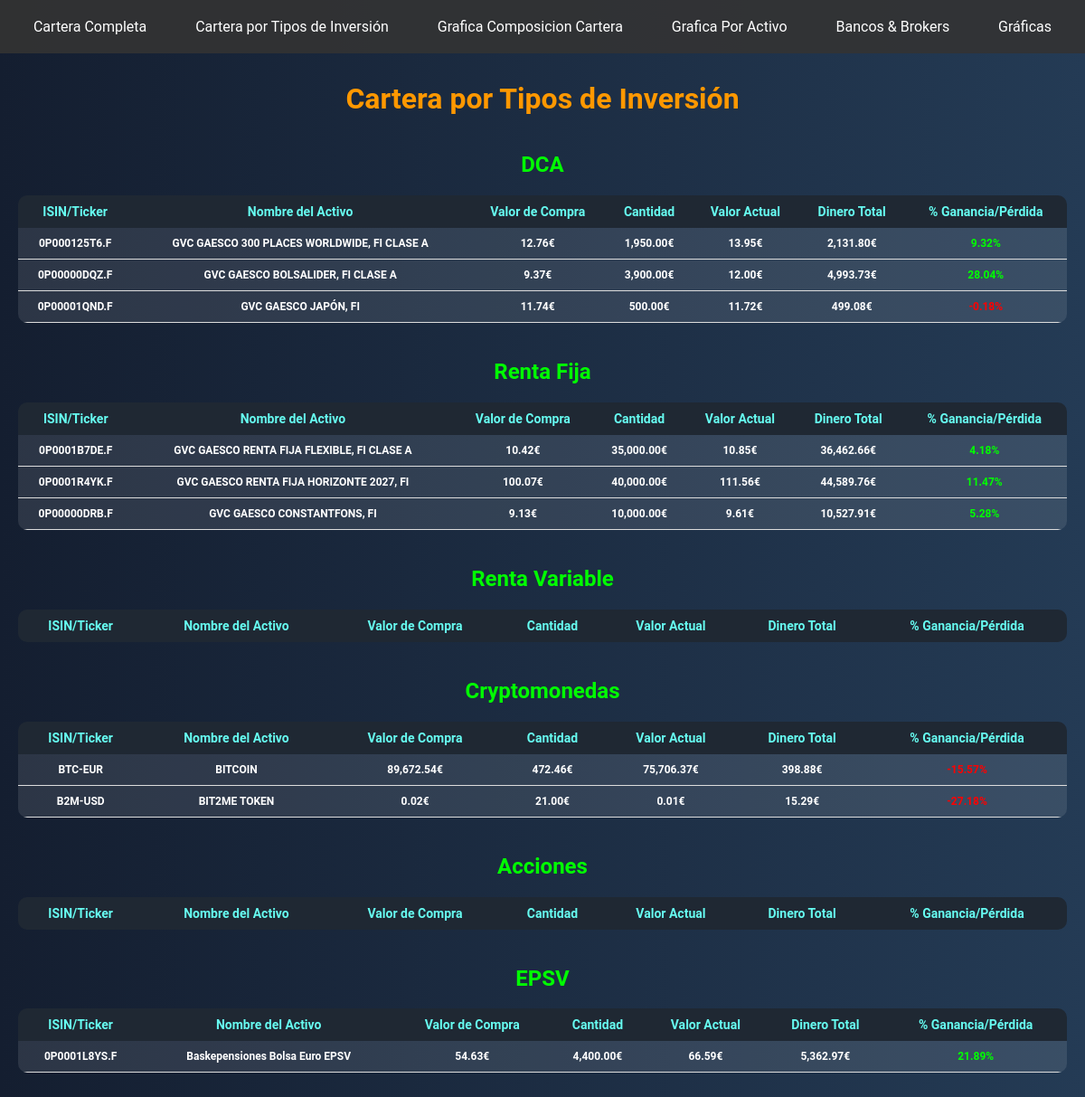
Page /tables on the committed database.
### tables this page shows
CREATE TABLE investments (
                id INTEGER PRIMARY KEY AUTOINCREMENT,
                isin TEXT NOT NULL,
                asset_name TEXT NOT NULL,
                purchase_value REAL NOT NULL,
                amount REAL NOT NULL,
                current_value REAL,
                total_money REAL,
                profit_loss_percentage REAL,
                investment_type TEXT
            );

### app.py (the view)
@app.route('/tables')
def tables():
    with sqlite3.connect('database.db') as conn:
        cursor = conn.cursor()
        cursor.execute('SELECT * FROM investments')
        investments = cursor.fetchall()
        dca = [inv for inv in investments if inv[8] == "DCA"]
        renta_fija = [inv for inv in investments if inv[8] == "Renta Fija"]
        renta_variable = [inv for inv in investments if inv[8] == "Renta Variable"]
        cryptomonedas = [inv for inv in investments if inv[8] == "Cryptomonedas"]
        acciones = [inv for inv in investments if inv[8] == "Acciones"]
        epsv = [inv for inv in investments if inv[8] == "EPSV"]
    return render_template('tables.html', dca=dca, renta_fija=renta_fija, renta_variable=renta_variable, cryptomonedas=cryptomonedas, acciones=acciones, epsv=epsv)

### templates/tables.html (shortened to what this page needs)
{% extends 'layout.html' %}
{% block content %}
<h1>Cartera por Tipos de Inversión</h1>
<h2 class="table-title">DCA</h2>
<table class="table">
    <thead>
        <tr>
            <th>ISIN/Ticker</th>
            <th>Nombre del Activo</th>
            <th>Valor de Compra</th>
            <th>Cantidad</th>
            <th>Valor Actual</th>
            <th>Dinero Total</th>
            <th>% Ganancia/Pérdida</th>
        </tr>
    </thead>
    <tbody>
        {% for inv in dca %}
        <tr>
            <td>{{ inv[1] }}</td>
            <td>{{ inv[2] }}</td>
            <td>{{ '{:,.2f}'.format(inv[3]) }}€</td>
            <td>{{ '{:,.2f}'.format(inv[4]) }}€</td>
            <td>{{ '{:,.2f}'.format(inv[5]) }}€</td>
            <td>{{ '{:,.2f}'.format(inv[6]) }}€</td>
            <td class="{{ 'positive' if inv[7] >= 0 else 'negative' }}">{{ '%.2f' % inv[7] }}%</td>
        </tr>
        {% endfor %}
    </tbody>
</table>
<h2 class="table-title">Renta Fija</h2>
<table class="table">
    <thead>
        <tr>
            <th>ISIN/Ticker</th>
            <th>Nombre del Activo</th>
            <th>Valor de Compra</th>
            <th>Cantidad</th>
            <th>Valor Actual</th>
            <th>Dinero Total</th>
            <th>% Ganancia/Pérdida</th>
        </tr>
    </thead>
    <tbody>
        {% for inv in renta_fija %}
        <tr>
            <td>{{ inv[1] }}</td>
            <td>{{ inv[2] }}</td>
            <td>{{ '{:,.2f}'.format(inv[3]) }}€</td>
            <td>{{ '{:,.2f}'.format(inv[4]) }}€</td>
            <td>{{ '{:,.2f}'.format(inv[5]) }}€</td>
            <td>{{ '{:,.2f}'.format(inv[6]) }}€</td>
            <td class="{{ 'positive' if inv[7] >= 0 else 'negative' }}">{{ '%.2f' % inv[7] }}%</td>
        </tr>
        {% endfor %}
    </tbody>
</table>
<h2 class="table-title">Renta Variable</h2>
<table class="table">
    <thead>
        <tr>
            <th>ISIN/Ticker</th>
            <th>Nombre del Activo</th>
            <th>Valor de Compra</th>
            <th>Cantidad</th>
            <th>Valor Actual</th>
            <th>Dinero Total</th>
            <th>% Ganancia/Pérdida</th>
        </tr>
    </thead>
</table>
<h2 class="table-title">Cryptomonedas</h2>
<table class="table">
    <thead>
        <tr>
            <th>ISIN/Ticker</th>
            <th>Nombre del Activo</th>
            <th>Valor de Compra</th>
            <th>Cantidad</th>
            <th>Valor Actual</th>
            <th>Dinero Total</th>
            <th>% Ganancia/Pérdida</th>
        </tr>
    </thead>
    <tbody>
        {% for inv in cryptomonedas %}
        <tr>
            <td>{{ inv[1] }}</td>
            <td>{{ inv[2] }}</td>
            <td>{{ '{:,.2f}'.format(inv[3]) }}€</td>
            <td>{{ '{:,.2f}'.format(inv[4]) }}€</td>
            <td>{{ '{:,.2f}'.format(inv[5]) }}€</td>
            <td>{{ '{:,.2f}'.format(inv[6]) }}€</td>
            <td class="{{ 'positive' if inv[7] >= 0 else 'negative' }}">{{ '%.2f' % inv[7] }}%</td>
        </tr>
        {% endfor %}
    </tbody>
</table>
<h2 class="table-title">Acciones</h2>
<table class="table">
    <thead>
        <tr>
            <th>ISIN/Ticker</th>
            <th>Nombre del Activo</th>
            <th>Valor de Compra</th>
            <th>Cantidad</th>
            <th>Valor Actual</th>
            <th>Dinero Total</th>
            <th>% Ganancia/Pérdida</th>
        </tr>
    </thead>
</table>
<h2 class="table-title">EPSV</h2>
<table class="table">
    <thead>
        <tr>
            <th>ISIN/Ticker</th>
            <th>Nombre del Activo</th>
            <th>Valor de Compra</th>
            <th>Cantidad</th>
            <th>Valor Actual</th>
            <th>Dinero Total</th>
            <th>% Ganancia/Pérdida</th>
        </tr>
    </thead>
    <tbody>
        {% for inv in epsv %}
        <tr>
            <td>{{ inv[1] }}</td>
            <td>{{ inv[2] }}</td>
            <td>{{ '{:,.2f}'.format(inv[3]) }}€</td>
            <td>{{ '{:,.2f}'.format(inv[4]) }}€</td>
            <td>{{ '{:,.2f}'.format(inv[5]) }}€</td>
            <td>{{ '{:,.2f}'.format(inv[6]) }}€</td>
            <td class="{{ 'positive' if inv[7] >= 0 else 'negative' }}">{{ '%.2f' % inv[7] }}%</td>
        </tr>
        {% endfor %}
    </tbody>
</table>
{% endblock %}

### static/styles.css (style rules this page uses)
body { font-family: 'Roboto', sans-serif; background: linear-gradient(to right, #141e30, #243b55); margin: 0; padding: 20px; color: #fff; }
h1 { color: #ff9800; text-align: center; margin-top: 70px; margin-bottom: 40px; }
h2.table-title { color: #00FF00; text-align: center; margin-top: 40px; font-size: 24px; }
.table { width: 100%; border-collapse: collapse; overflow: hidden; border-radius: 10px; margin-bottom: 40px; font-size: 14px; }
.table thead { background: #1f2833; }
.table thead th { color: #66fcf1; font-weight: bold; text-align: center; padding: 10px; transition: background 0.3s; }
.table tbody tr { background: rgba(255, 255, 255, 0.1); transition: background 0.3s; }
.table tbody td { color: #fff; font-weight: bold; text-align: center; padding: 10px; border-bottom: 1px solid #ddd; font-size: 12px; white-space: nowrap; }
.positive { color: #00FF00 !important; }
.negative { color: #FF0000 !important; }
h1 { margin-top: 70px; }

### rows in the picture
investments: isin "0P000125T6.F", asset_name "GVC GAESCO 300 PLACES WORLDWIDE, FI CLASE A", purchase_value "12.76", amount "1,950.00", current_value "13.95", total_money "2,131.80", profit_loss_percentage "9.32"
investments: isin "0P00000DQZ.F", asset_name "GVC GAESCO BOLSALIDER, FI CLASE A", purchase_value "9.37", amount "3,900.00", current_value "12.00", total_money "4,993.73", profit_loss_percentage "28.04"
investments: isin "0P00001QND.F", asset_name "GVC GAESCO JAPÓN, FI", purchase_value "11.74", amount "500.00", current_value "11.72", total_money "499.08"
investments: isin "0P0001B7DE.F", asset_name "GVC GAESCO RENTA FIJA FLEXIBLE, FI CLASE A", purchase_value "10.42", amount "35,000.00", current_value "10.85", total_money "36,462.66", profit_loss_percentage "4.18"
investments: isin "0P0001R4YK.F", asset_name "GVC GAESCO RENTA FIJA HORIZONTE 2027, FI", purchase_value "100.07", amount "40,000.00", current_value "111.56", total_money "44,589.76", profit_loss_percentage "11.47"
investments: isin "0P00000DRB.F", asset_name "GVC GAESCO CONSTANTFONS, FI", purchase_value "9.13", amount "10,000.00", current_value "9.61", total_money "10,527.91", profit_loss_percentage "5.28"
investments: isin "BTC-EUR", asset_name "BITCOIN", purchase_value "89,672.54", amount "472.46", current_value "75,706.37", total_money "398.88"
investments: isin "B2M-USD", asset_name "BIT2ME TOKEN", purchase_value "0.02", amount "21.00", current_value "0.01", total_money "15.29"
investments: isin "0P0001L8YS.F", asset_name "Baskepensiones Bolsa Euro EPSV", purchase_value "54.63", amount "4,400.00", current_value "66.59", total_money "5,362.97", profit_loss_percentage "21.89"
